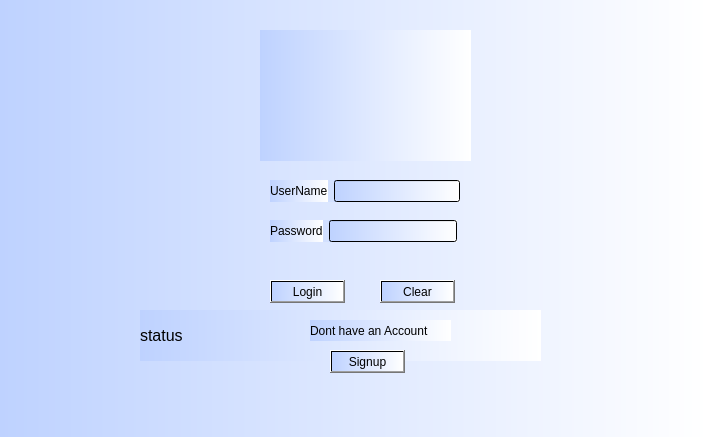
<?xml version="1.0" encoding="UTF-8"?>
<ui version="4.0">
 <class>login</class>
 <widget class="QDialog" name="login">
  <property name="geometry">
   <rect>
    <x>0</x>
    <y>0</y>
    <width>706</width>
    <height>437</height>
   </rect>
  </property>
  <property name="windowTitle">
   <string>Dialog</string>
  </property>
  <property name="styleSheet">
   <string notr="true">background-color: qlineargradient(spread:pad, x1:0, y1:0, x2:1, y2:0, stop:0 rgba(190, 210, 255, 255), stop:1 rgba(255, 255, 255, 255));</string>
  </property>
  <widget class="QLabel" name="label">
   <property name="geometry">
    <rect>
     <x>140</x>
     <y>310</y>
     <width>401</width>
     <height>51</height>
    </rect>
   </property>
   <property name="font">
    <font>
     <pointsize>12</pointsize>
    </font>
   </property>
   <property name="text">
    <string>status</string>
   </property>
  </widget>
  <widget class="QPushButton" name="pushButton">
   <property name="geometry">
    <rect>
     <x>270</x>
     <y>280</y>
     <width>75</width>
     <height>23</height>
    </rect>
   </property>
   <property name="text">
    <string>Login</string>
   </property>
  </widget>
  <widget class="QPushButton" name="pushButton_2">
   <property name="geometry">
    <rect>
     <x>330</x>
     <y>350</y>
     <width>75</width>
     <height>23</height>
    </rect>
   </property>
   <property name="text">
    <string>Signup</string>
   </property>
  </widget>
  <widget class="QPushButton" name="pushButton_3">
   <property name="geometry">
    <rect>
     <x>380</x>
     <y>280</y>
     <width>75</width>
     <height>23</height>
    </rect>
   </property>
   <property name="text">
    <string>Clear</string>
   </property>
  </widget>
  <widget class="QWidget" name="layoutWidget">
   <property name="geometry">
    <rect>
     <x>270</x>
     <y>180</y>
     <width>190</width>
     <height>22</height>
    </rect>
   </property>
   <layout class="QHBoxLayout" name="horizontalLayout">
    <item>
     <widget class="QLabel" name="label_2">
      <property name="text">
       <string>UserName</string>
      </property>
     </widget>
    </item>
    <item>
     <widget class="QLineEdit" name="lineEdit"/>
    </item>
   </layout>
  </widget>
  <widget class="QWidget" name="layoutWidget">
   <property name="geometry">
    <rect>
     <x>270</x>
     <y>220</y>
     <width>187</width>
     <height>22</height>
    </rect>
   </property>
   <layout class="QHBoxLayout" name="horizontalLayout_2">
    <item>
     <widget class="QLabel" name="label_3">
      <property name="text">
       <string>Password</string>
      </property>
     </widget>
    </item>
    <item>
     <widget class="QLineEdit" name="lineEdit_2">
      <property name="echoMode">
       <enum>QLineEdit::Password</enum>
      </property>
     </widget>
    </item>
   </layout>
  </widget>
  <widget class="QLabel" name="label_4">
   <property name="geometry">
    <rect>
     <x>310</x>
     <y>320</y>
     <width>141</width>
     <height>21</height>
    </rect>
   </property>
   <property name="text">
    <string>Dont have an Account</string>
   </property>
  </widget>
  <widget class="QLabel" name="label_5">
   <property name="geometry">
    <rect>
     <x>260</x>
     <y>30</y>
     <width>211</width>
     <height>131</height>
    </rect>
   </property>
   <property name="text">
    <string/>
   </property>
  </widget>
 </widget>
 <resources/>
 <connections/>
</ui>
